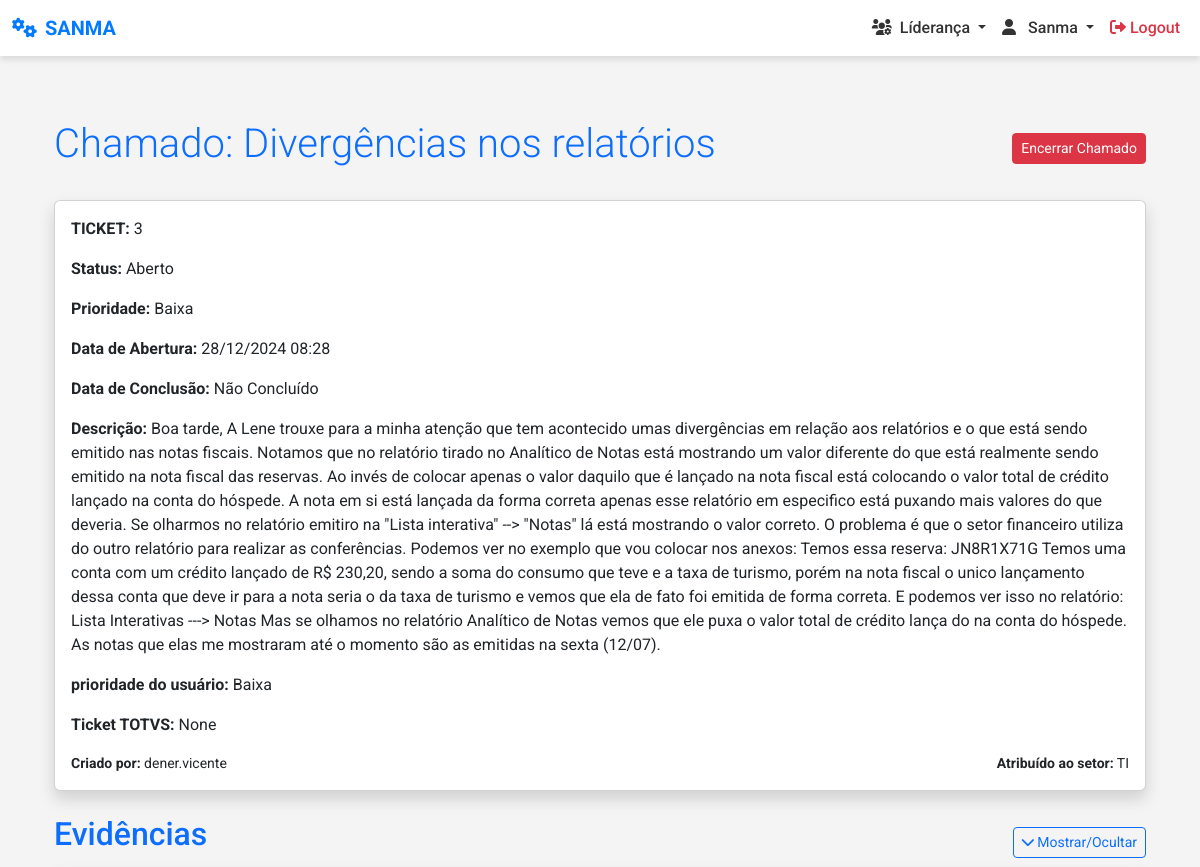
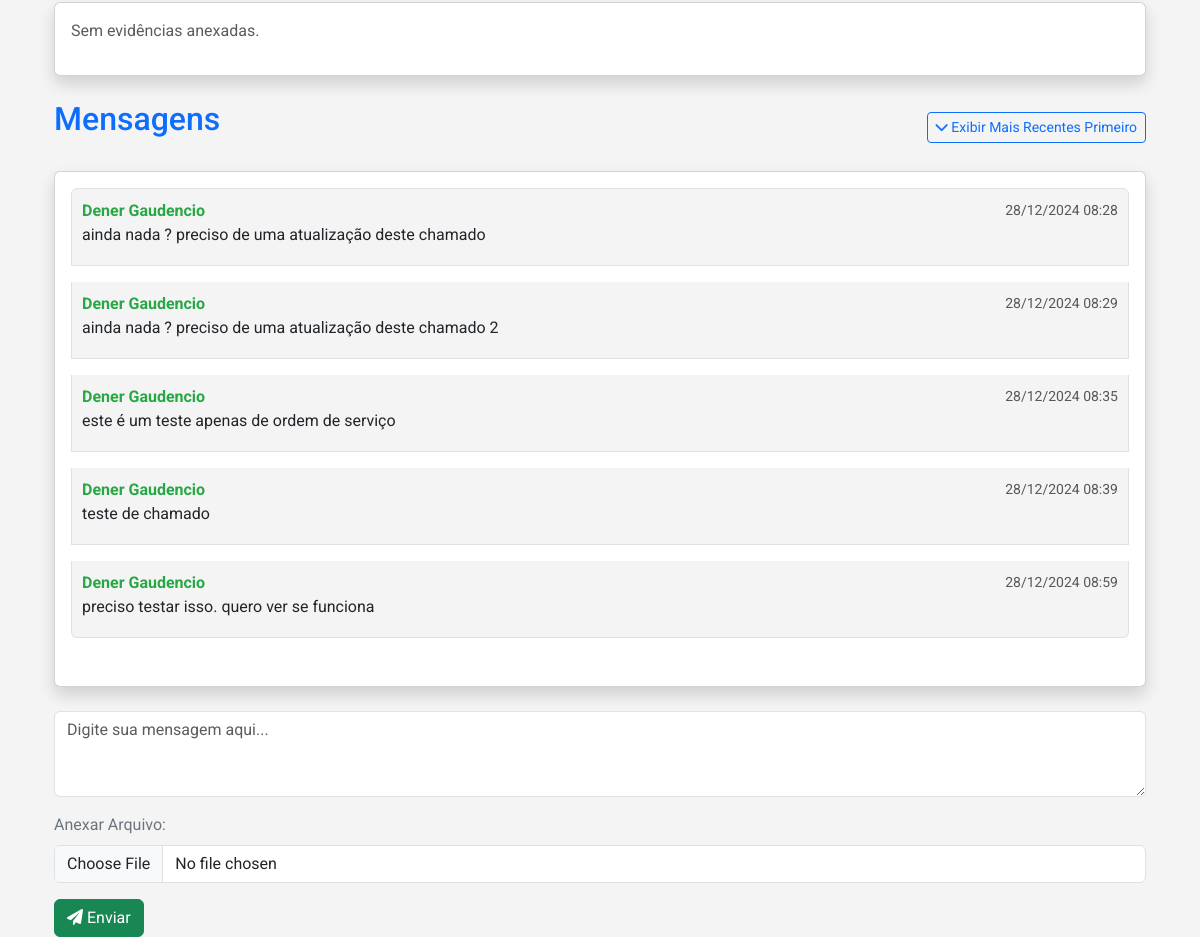
Screenshot of /ordem-servico/visualizar/3/ (signed in) with the database file from the repository (2 pictures, top to bottom).
### ordem_servico/models.py (models this page shows, shortened)
class Chamado(models.Model):
    STATUS_CHOICES = [
        ('Aberto', 'Aberto'),
        ('Em andamento', 'Em andamento'),
        ('Encaminhado a TOTVS', 'Encaminhado a TOTVS'),
        ('Concluído', 'Concluído'),
        ('Aguardando aprovação', 'Aguardando aprovação'),
        ('Em análise', 'Em análise'),
        ('Em desenvolvimento', 'Em desenvolvimento'),
        ('Manutenção', 'Manutenção'),
    ]
    PRIORIDADE_CHOICES = [  # Prioridade do analista
        ('Baixa', 'Baixa'),
        ('Média', 'Média'),
        ('Alta', 'Alta'),
        ('Urgente', 'Urgente'),
    ]
    assunto = models.CharField(max_length=255)
    descricao = models.TextField()
    grupo_responsavel = models.ForeignKey(Group, on_delete=models.CASCADE)
    evidencia = models.FileField(upload_to='evidencias/', null=True, blank=True)  # Evidências associadas diretamente ao chamado
    grupos_liberados = models.ManyToManyField(Group, related_name='chamados_liberados', blank=True)  # Novos grupos liberados
    data_abertura = models.DateTimeField(auto_now_add=True)
    data_conclusao = models.DateTimeField(null=True, blank=True)
    status = models.CharField(max_length=20, choices=STATUS_CHOICES)
    prioridade = models.CharField(max_length=10, choices=PRIORIDADE_CHOICES)
    prioridade_cliente = models.CharField(max_length=10, null=True, blank=True)
    criado_por = models.ForeignKey(User, on_delete=models.SET_NULL, null=True)
    numero_ticket = models.CharField(max_length=100, null=True, blank=True)

class Mensagem(models.Model):
    chamado = models.ForeignKey(Chamado, on_delete=models.CASCADE, related_name='mensagens')  # Relacionamento com Chamado
    usuario = models.ForeignKey(User, on_delete=models.CASCADE)
    texto = models.TextField()  # Texto da mensagem
    arquivo = models.FileField(upload_to='evidencias/', null=True, blank=True)  # Arquivo anexado à mensagem
    data_envio = models.DateTimeField(auto_now_add=True)  # Data de envio da mensagem

### ordem_servico/views/chamado.py (the view)
# urls.py: path('visualizar/<int:id>/', visualizar_chamado, name='visualizar_chamado'),
@login_required
def visualizar_chamado(request, id):
    chamado = get_object_or_404(Chamado, id=id)
    mensagens = chamado.mensagens.all()
    if request.method == 'POST':
        form = MensagemForm(request.POST, request.FILES)
        if form.is_valid():
            mensagem = form.save(commit=False)
            mensagem.chamado = chamado
            mensagem.usuario = request.user
            mensagem.save()
            return redirect('visualizar_chamado', id=chamado.id)
    else:
        form = MensagemForm()
    return render(request, 'ordem_servico/visualizar_chamado.html', {
        'chamado': chamado,
        'mensagens': mensagens,
        'form': form,
    })

### ordem_servico/forms.py
class MensagemForm(forms.ModelForm):
    class Meta:
        model = Mensagem
        fields = ['texto', 'arquivo']

### ordem_servico/templatetags/custom_filters.py (called while the page is built)
@register.filter
def cor_usuario(usuario):
    index = int(md5(usuario.username.encode()).hexdigest(), 16) % len(CORES)
    return CORES[index]

### templates/ordem_servico/visualizar_chamado.html (shortened to what this page needs)
{% extends 'core/base.html' %}
{% load custom_filters %}
{% load static %}
{% block extra_css %}
<link rel="stylesheet" href="{% static 'css/ordem_servico/listar_chamados.css' %}">
{% endblock %}
{% block content %}
    <div class="container mt-5">
        <div class="d-flex justify-content-between align-items-center mb-4">
            <h1 class="display-6 text-primary">Chamado: {{ chamado.assunto }}</h1>
            <div>
                {% if chamado.status != 'Concluído' %}
                <form id="encerrar-chamado-form" action="{% url 'encerrar_chamado' chamado.id %}" method="post" class="d-inline">
                    <button type="submit" class="btn btn-danger btn-sm" onclick="return confirmarEncerramento()">Encerrar Chamado</button>
                </form>
                {% else %}
                <form id="reabrir-chamado-form" action="{% url 'reabrir_chamado' chamado.id %}" method="post" class="d-inline">
                    {% csrf_token %}
                    <button type="submit" class="btn btn-warning btn-sm" onclick="return confirmarReabertura()">Reabrir Chamado</button>
                </form>
                {% endif %}
            </div>
        </div>
        <div class="card mb-4 shadow">
            <div class="card-body">
                <p><strong>TICKET:</strong> {{ chamado.id }}</p>
                <p><strong>Status:</strong> {{ chamado.status }}</p>
                <p><strong>Prioridade:</strong> {{ chamado.prioridade }}</p>
                <p><strong>Data de Abertura:</strong> {{ chamado.data_abertura|date:"d/m/Y H:i" }}</p>
                <p><strong>Data de Conclusão:</strong>
                    {% if chamado.data_conclusao %}
                        {{ chamado.data_conclusao|date:"d/m/Y H:i" }}
                    {% else %}
                        Não Concluído
                    {% endif %}
                </p>
                <p><strong>Descrição:</strong> {{ chamado.descricao }}</p>
                <p><strong>prioridade do usuário:</strong> {{ chamado.prioridade_cliente }}</p>
                <p><strong>Ticket TOTVS:</strong> {{ chamado.numero_ticket }}</p>
                <div class="d-flex justify-content-between mt-3">
                    <small>
                        <strong>Criado por:</strong>
                        {% if chamado.criado_por %}
                            {{ chamado.criado_por.username }}
                        {% else %}
                            Não Informado
                        {% endif %}
                    </small>
                    <small>
                        <strong>Atribuído ao setor:</strong>
                        {% if chamado.grupo_responsavel %}
                            {{ chamado.grupo_responsavel.name }}
                        {% else %}
                            Não Atribuído
                        {% endif %}
                    </small>
                </div>
            </div>
        </div>
        <div class="d-flex justify-content-between align-items-center">
            <h2 class="mb-3 text-primary">Evidências</h2>
            <button class="btn btn-outline-primary btn-sm" id="toggle-evidencias-btn">
                <i class="fas fa-chevron-down"></i> Mostrar/Ocultar
            </button>
        </div>
        <div class="card mb-4 shadow" id="evidencias-container">
            <div class="card-body">
                <div class="miniaturas-evidencias">
                    {% for evidencia in chamado.evidencias.all %}
                    <div class="miniatura">
                        {% if evidencia.arquivo.name|file_extension:"jpg,png,jpeg" %}
                        <a href="{{ evidencia.arquivo.url }}" download>
                            <img src="{{ evidencia.arquivo.url }}" alt="Evidência" class="img-thumbnail">
                        </a>
                        {% elif evidencia.arquivo.name|file_extension:"pdf" %}
                        <a href="{{ evidencia.arquivo.url }}" download class="btn btn-sm btn-outline-primary">
                            Baixar PDF
                        </a>
                        {% endif %}
                    </div>
                    {% empty %}
                    <p class="text-muted">Sem evidências anexadas.</p>
                    {% endfor %}
                </div>
            </div>
        </div>
        <div class="d-flex justify-content-between align-items-center mb-3">
            <h2 class="mb-3 text-primary">Mensagens</h2>
            <button class="btn btn-outline-primary btn-sm" id="toggle-order-btn">
                <i class="fas fa-chevron-down"></i> Exibir Mais Recentes Primeiro
            </button>
        </div>
        <div class="card mb-4 shadow">
            <div class="card-body">
                <ul class="list-group mb-3" id="mensagens-list">
                    {% for mensagem in mensagens %}
                    <li class="list-group-item mensagem-item">
                        <div class="d-flex justify-content-between align-items-center">
                            <strong style="color: {{ mensagem.usuario|cor_usuario }}">
                                {{ mensagem.usuario.first_name }} {{ mensagem.usuario.last_name }}
                            </strong>
                            <small class="text-muted">{{ mensagem.data_envio|date:"d/m/Y H:i" }}</small>
                        </div>
                        <p class="mb-2 text-dark">{{ mensagem.texto }}</p>
                    </li>
                    {% empty %}
                    <li class="list-group-item text-muted">Sem mensagens ainda.</li>
                    {% endfor %}
                </ul>
            </div>
        </div>
        {% if chamado.status != 'Concluído' %}
        <form method="POST" enctype="multipart/form-data" action="{% url 'enviar_mensagem' chamado.id %}">
            <div class="mb-3">
                <textarea name="mensagem" class="form-control" placeholder="Digite sua mensagem aqui..." rows="3" required></textarea>
            </div>
            <div class="mb-3">
                <label class="form-label text-secondary">Anexar Arquivo:</label>
                <input type="file" name="arquivo" class="form-control" accept="image/*,application/pdf,.doc,.docx,.xls,.xlsx">
            </div>
            <button type="submit" class="btn btn-success"><i class="fas fa-paper-plane"></i> Enviar</button>
        </form>
        {% endif %}
    </div>
</div>
{% endblock %}

### static/css/base.css (style rules this page uses)
body { font-family: 'Roboto', sans-serif; background-color: #f8f9fa; padding-top: 72px; }
.container { margin-top: 20px; }

### static/css/ordem_servico/listar_chamados.css (style rules this page uses)
body { background-color: #f4f4f4; color: #333; }
.chamado-card, .mensagem-item { background-color: #f4f4f4; }
.mensagem-item { margin-bottom: 1rem; padding: 10px; }

### rows the page displays
Chamado: assunto "Divergências nos relatórios", id "3", status "Aberto", prioridade "Baixa", data_abertura "28/12/2024 08:28", descricao "Boa tarde, A Lene trouxe para a minha atenção que tem acontecido umas divergências em relação aos relatórios e o que está sendo emitido nas notas fiscais. Notamos que no relatório tirado no Analítico de Notas está mostrando um valor diferente do que está realmente sendo emitido na nota fiscal das reservas. Ao invés de colocar apenas o valor daquilo que é lançado na nota fiscal está colocando o valor total de crédito lançado na conta do hóspede. A nota em si está lançada da forma correta apenas esse relatório em especifico está puxando mais valores do que deveria. Se olharmos no relatório emitiro na \"Lista interativa\" --> \"Notas\" lá está mostrando o valor correto. O problema é que o setor…", prioridade_cliente "Baixa", numero_ticket "None", criado_por.username "dener.vicente", grupo_responsavel.name "TI"
Mensagem: usuario.first_name "Dener", usuario.last_name "Gaudencio", data_envio "28/12/2024 08:28", texto "ainda nada ? preciso de uma atualização deste chamado"
Mensagem: usuario.first_name "Dener", usuario.last_name "Gaudencio", data_envio "28/12/2024 08:29", texto "ainda nada ? preciso de uma atualização deste chamado 2"
Mensagem: usuario.first_name "Dener", usuario.last_name "Gaudencio", data_envio "28/12/2024 08:35", texto "este é um teste apenas de ordem de serviço"
Mensagem: usuario.first_name "Dener", usuario.last_name "Gaudencio", data_envio "28/12/2024 08:39", texto "teste de chamado"
Mensagem: usuario.first_name "Dener", usuario.last_name "Gaudencio", data_envio "28/12/2024 08:59", texto "preciso testar isso. quero ver se funciona"
